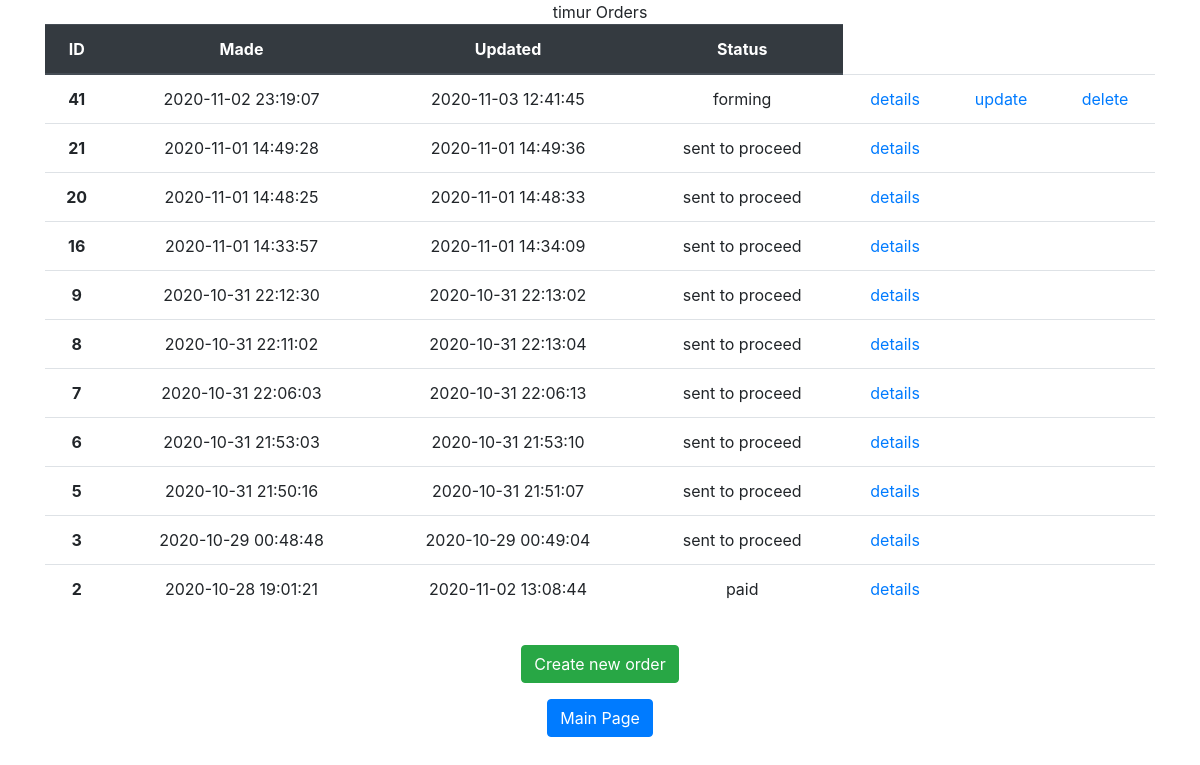
Before: /order/ (signed in) with the older database file.
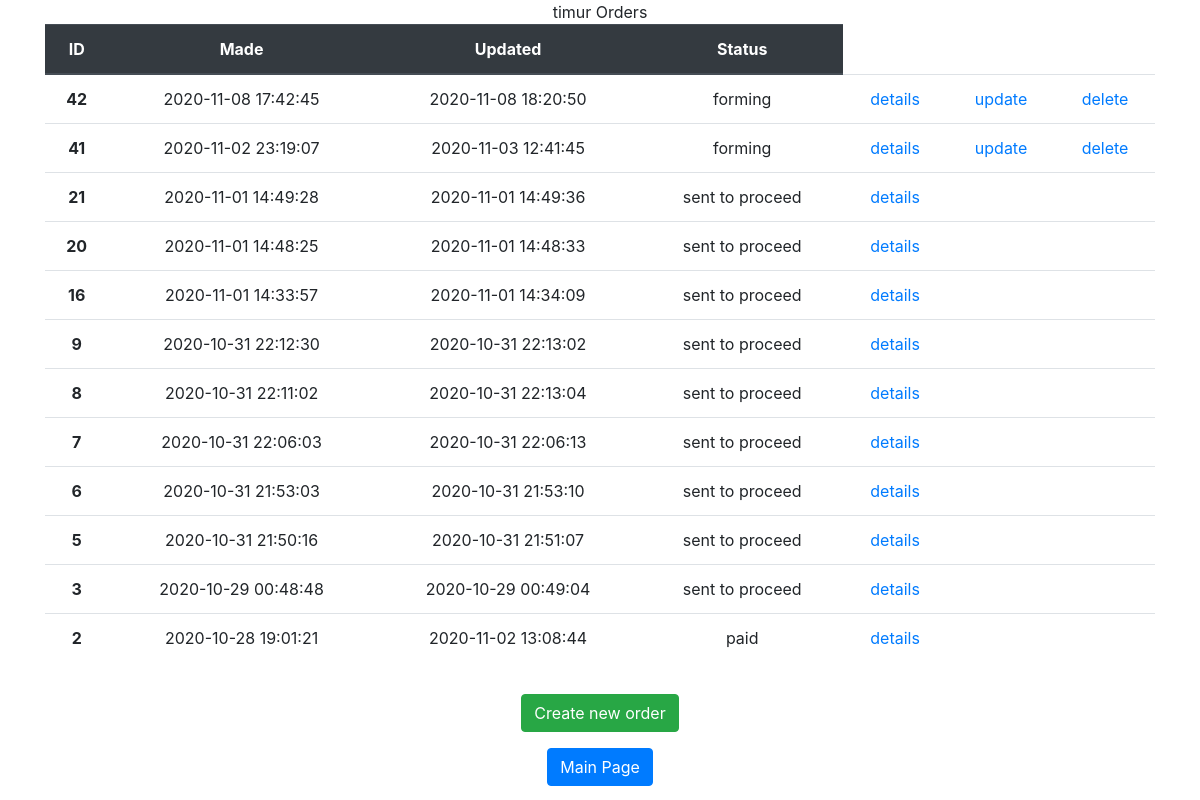
After: the same page with the newer database file.
### ordersapp/models.py (models this page shows, shortened)
class Order(models.Model):
    FORMING = 'FM'
    SENT_TO_PROCEED = 'STP'
    PROCEEDED = 'PRD'
    PAID = 'PD'
    READY = 'RDY'
    DONE = 'DN'
    CANCEL = 'CNL'
    ORDER_STATUS_CHOICES = (
        (FORMING, 'forming'),
        (SENT_TO_PROCEED, 'sent to proceed'),
        (PROCEEDED, 'proceeded'),
        (PAID, 'paid'),
        (READY, 'ready'),
        (DONE, 'done'),
        (CANCEL, 'canceled')
    )
    user = models.ForeignKey(settings.AUTH_USER_MODEL, on_delete=models.CASCADE, verbose_name='user')
    created = models.DateTimeField(verbose_name='made', auto_now_add=True)
    updated = models.DateTimeField(verbose_name='updated', auto_now=True)
    status = models.CharField(verbose_name='status', max_length=3, choices=ORDER_STATUS_CHOICES, default=FORMING)
    paid = models.DateTimeField(verbose_name='payment_status', auto_now=False, null=True)
    is_active = models.BooleanField(verbose_name='active', default=True, db_index=True)
    class Meta:
        ordering = ('-created',)
        verbose_name = 'order'
        verbose_name_plural = 'orders'

### ordersapp/views.py (the view)
# urls.py: path('', ordersapp.OrderList.as_view(), name='orders_list'),
class OrderList(ListView):
    model = Order
    @method_decorator(login_required())
    def dispatch(self, *args, **kwargs):
        return super().dispatch(*args, **kwargs)
    def get_queryset(self):
        return Order.objects.filter(user=self.request.user).select_related()

### mainapp/context_processors.py (called while the page is built)
def shopping_cart(request):
    shopping_cart = []
    if request.user.is_authenticated:
        shopping_cart = request.user.shopping_cart.select_related()
    return {
        'shopping_cart':
            shopping_cart,
    }

### ordersapp/templates/ordersapp/order_list.html
{% extends 'ordersapp/base.html' %}
{% load static %}
{% block content %}
    <div class="container text-center">
    <div class="row">
        <div class="col">
            {% if user.first_name %}
            {{ user.first_name }}
                {% else %}
                User
            {% endif %} Orders
        </div>
    </div>
    </div>
    <div class="container text-center">
    <div class="row">
        <div class="col">
            <table class="table">
  <thead class="thead-dark">
    <tr>
      <th scope="col">ID</th>
      <th scope="col">Made</th>
      <th scope="col">Updated</th>
      <th scope="col">Status</th>
    </tr>
  </thead>
                <tbody>
                {% for item in object_list %}
                {% if item.is_active %}
                <tr>
                    <th scope="row">{{ item.pk }}</th>
                    <td>{{ item.created|date:"Y-m-d H:i:s" }}</td>
                    <td>{{ item.updated|date:"Y-m-d H:i:s" }}</td>
                    <td>{{ item.get_status_display }}</td>
                    <td>
                        <a href="{% url 'ordersapp:order_read' item.pk %}"> details</a>
                    </td>
                    <td>
                        {% if item.status == 'FM' %}
                        <a href="{% url 'ordersapp:order_update' item.pk %}">update</a>
                        {% endif %}
                    </td>
                    <td>
                        {% if item.status == 'FM' %}
                        <a href="{% url 'ordersapp:order_delete' item.pk %}">delete</a>
                        {% endif %}
                    </td>
                </tr>
            {% endif %}
            {% endfor %}
                </tbody>
            </table>
        </div>
    </div>
    </div>
    <div class="container text-center mt-3">
    <div class="row">
        <div class="col">
            <a href="{% url 'ordersapp:order_create' %}" class="btn btn-success" role="button">Create new order</a>
        </div>
    </div>
    </div>
    <div class="container text-center mt-3">
    <div class="row">
        <div class="col">
            <a href="{% url 'main' %}" class="btn btn-primary" role="button">Main Page</a>
        </div>
    </div>
    </div>
{% endblock %}

Changed rows visible on the page:
added Order: pk "42", created "2020-11-08 17:42:45", updated "2020-11-08 18:20:50", status "forming", shows "delete"
